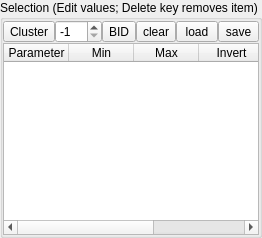
    <widget class="QGroupBox" name="groupBox">
     <property name="sizePolicy">
      <sizepolicy hsizetype="Expanding" vsizetype="MinimumExpanding">
       <horstretch>0</horstretch>
       <verstretch>0</verstretch>
      </sizepolicy>
     </property>
     <property name="minimumSize">
      <size>
       <width>0</width>
       <height>0</height>
      </size>
     </property>
     <property name="maximumSize">
      <size>
       <width>16777215</width>
       <height>16777215</height>
      </size>
     </property>
     <property name="title">
      <string>Selection (Edit values; Delete key removes item)</string>
     </property>
     <layout class="QVBoxLayout" name="verticalLayout">
      <property name="spacing">
       <number>0</number>
      </property>
      <property name="leftMargin">
       <number>0</number>
      </property>
      <property name="topMargin">
       <number>0</number>
      </property>
      <property name="rightMargin">
       <number>0</number>
      </property>
      <property name="bottomMargin">
       <number>0</number>
      </property>
      <item>
       <layout class="QGridLayout" name="gridLayout">
        <property name="leftMargin">
         <number>0</number>
        </property>
        <property name="topMargin">
         <number>0</number>
        </property>
        <property name="rightMargin">
         <number>0</number>
        </property>
        <property name="bottomMargin">
         <number>0</number>
        </property>
        <property name="spacing">
         <number>0</number>
        </property>
        <item row="0" column="0">
         <widget class="QToolButton" name="pushButtonShowClusteringDialog">
          <property name="toolTip">
           <string>Open clustering dialog</string>
          </property>
          <property name="text">
           <string>Cluster</string>
          </property>
         </widget>
        </item>
        <item row="0" column="4">
         <widget class="QToolButton" name="toolButtonClearSelection">
          <property name="toolTip">
           <string>Clear current selection list</string>
          </property>
          <property name="text">
           <string>clear</string>
          </property>
         </widget>
        </item>
        <item row="0" column="3">
         <widget class="QToolButton" name="toolButton">
          <property name="toolTip">
           <string>Save Burst IDs</string>
          </property>
          <property name="text">
           <string>BID</string>
          </property>
         </widget>
        </item>
        <item row="0" column="6">
         <widget class="QToolButton" name="toolButtonSaveSelection">
          <property name="sizePolicy">
           <sizepolicy hsizetype="Minimum" vsizetype="Fixed">
            <horstretch>0</horstretch>
            <verstretch>0</verstretch>
           </sizepolicy>
          </property>
          <property name="text">
           <string>save</string>
          </property>
         </widget>
        </item>
        <item row="0" column="1">
         <widget class="QSpinBox" name="spinBoxCluster">
          <property name="sizePolicy">
           <sizepolicy hsizetype="Fixed" vsizetype="Fixed">
            <horstretch>0</horstretch>
            <verstretch>0</verstretch>
           </sizepolicy>
          </property>
          <property name="minimum">
           <number>-1</number>
          </property>
          <property name="maximum">
           <number>999</number>
          </property>
          <property name="value">
           <number>-1</number>
          </property>
         </widget>
        </item>
        <item row="0" column="5">
         <widget class="QToolButton" name="toolButtonLoadSelection">
          <property name="sizePolicy">
           <sizepolicy hsizetype="Minimum" vsizetype="Fixed">
            <horstretch>0</horstretch>
            <verstretch>0</verstretch>
           </sizepolicy>
          </property>
          <property name="text">
           <string>load</string>
          </property>
         </widget>
        </item>
       </layout>
      </item>
      <item>
       <widget class="QTableWidget" name="tableWidget">
        <property name="sizePolicy">
         <sizepolicy hsizetype="Minimum" vsizetype="Expanding">
          <horstretch>0</horstretch>
          <verstretch>0</verstretch>
         </sizepolicy>
        </property>
        <property name="minimumSize">
         <size>
          <width>0</width>
          <height>0</height>
         </size>
        </property>
        <property name="toolTip">
         <string>Double click to remove a selection</string>
        </property>
        <property name="editTriggers">
         <set>QAbstractItemView::AnyKeyPressed|QAbstractItemView::EditKeyPressed|QAbstractItemView::SelectedClicked</set>
        </property>
        <attribute name="horizontalHeaderDefaultSectionSize">
         <number>65</number>
        </attribute>
        <attribute name="horizontalHeaderStretchLastSection">
         <bool>true</bool>
        </attribute>
        <attribute name="verticalHeaderMinimumSectionSize">
         <number>25</number>
        </attribute>
        <attribute name="verticalHeaderDefaultSectionSize">
         <number>35</number>
        </attribute>
        <column>
         <property name="text">
          <string>Parameter</string>
         </property>
        </column>
        <column>
         <property name="text">
          <string>Min</string>
         </property>
        </column>
        <column>
         <property name="text">
          <string>Max</string>
         </property>
        </column>
        <column>
         <property name="text">
          <string>Invert</string>
         </property>
        </column>
        <column>
         <property name="text">
          <string>Enable</string>
         </property>
        </column>
       </widget>
      </item>
     </layout>
    </widget>
